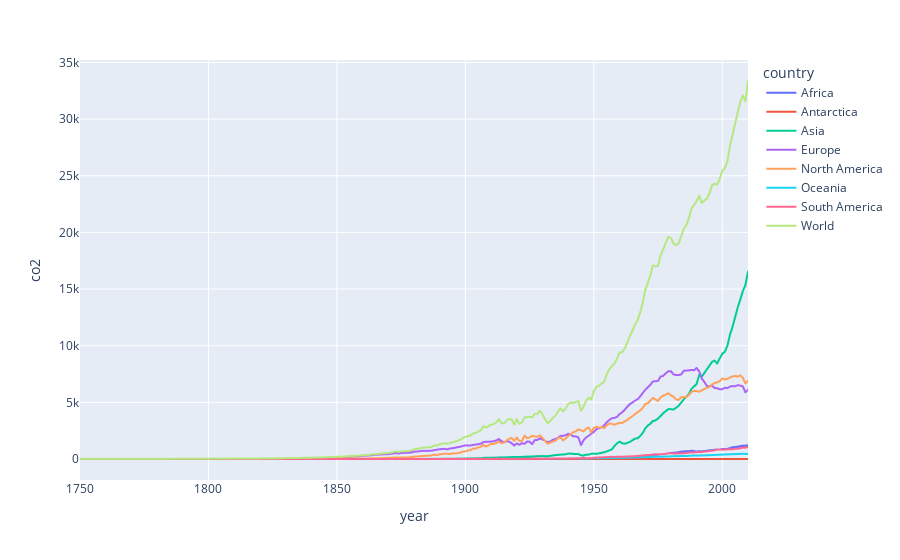

Notebook code for this chart:
### Code cell
fig_0.show()

### Figure 1 — Plotly figure (JSON) as saved in the notebook; plotly's stock layout.template omitted (floating-point values rounded to 4 significant figures; data arrays with more than 128 entries replaced by an {"elided": "..."} marker saying what was removed)
{"data": [{"hovertemplate": "country=Africa<br>year=%{x}<br>co2=%{y}<extra></extra>", "legendgroup": "Africa", "line": {"color": "#636efa", "dash": "solid"}, "marker": {"symbol": "circle"}, "mode": "lines", "name": "Africa", "showlegend": true, "type": "scattergl", "x": {"elided": "261 int values"}, "xaxis": "x", "y": {"elided": "261 float values"}, "yaxis": "y"}, {"hovertemplate": "country=Antarctica<br>year=%{x}<br>co2=%{y}<extra></extra>", "legendgroup": "Antarctica", "line": {"color": "#EF553B", "dash": "solid"}, "marker": {"symbol": "circle"}, "mode": "lines", "name": "Antarctica", "showlegend": true, "type": "scattergl", "x": {"elided": "160 int values"}, "xaxis": "x", "y": {"elided": "160 float values"}, "yaxis": "y"}, {"hovertemplate": "country=Asia<br>year=%{x}<br>co2=%{y}<extra></extra>", "legendgroup": "Asia", "line": {"color": "#00cc96", "dash": "solid"}, "marker": {"symbol": "circle"}, "mode": "lines", "name": "Asia", "showlegend": true, "type": "scattergl", "x": {"elided": "261 int values"}, "xaxis": "x", "y": {"elided": "261 float values"}, "yaxis": "y"}, {"hovertemplate": "country=Europe<br>year=%{x}<br>co2=%{y}<extra></extra>", "legendgroup": "Europe", "line": {"color": "#ab63fa", "dash": "solid"}, "marker": {"symbol": "circle"}, "mode": "lines", "name": "Europe", "showlegend": true, "type": "scattergl", "x": {"elided": "261 int values"}, "xaxis": "x", "y": {"elided": "261 float values"}, "yaxis": "y"}, {"hovertemplate": "country=North America<br>year=%{x}<br>co2=%{y}<extra></extra>", "legendgroup": "North America", "line": {"color": "#FFA15A", "dash": "solid"}, "marker": {"symbol": "circle"}, "mode": "lines", "name": "North America", "showlegend": true, "type": "scattergl", "x": {"elided": "261 int values"}, "xaxis": "x", "y": {"elided": "261 float values"}, "yaxis": "y"}, {"hovertemplate": "country=Oceania<br>year=%{x}<br>co2=%{y}<extra></extra>", "legendgroup": "Oceania", "line": {"color": "#19d3f3", "dash": "solid"}, "marker": {"symbol": "circle"}, "mode": "lines", "name": "Oceania", "showlegend": true, "type": "scattergl", "x": {"elided": "261 int values"}, "xaxis": "x", "y": {"elided": "261 float values"}, "yaxis": "y"}, {"hovertemplate": "country=South America<br>year=%{x}<br>co2=%{y}<extra></extra>", "legendgroup": "South America", "line": {"color": "#FF6692", "dash": "solid"}, "marker": {"symbol": "circle"}, "mode": "lines", "name": "South America", "showlegend": true, "type": "scattergl", "x": {"elided": "261 int values"}, "xaxis": "x", "y": {"elided": "261 float values"}, "yaxis": "y"}, {"hovertemplate": "country=World<br>year=%{x}<br>co2=%{y}<extra></extra>", "legendgroup": "World", "line": {"color": "#B6E880", "dash": "solid"}, "marker": {"symbol": "circle"}, "mode": "lines", "name": "World", "showlegend": true, "type": "scattergl", "x": {"elided": "261 int values"}, "xaxis": "x", "y": {"elided": "261 float values"}, "yaxis": "y"}], "layout": {"legend": {"title": {"text": "country"}, "tracegroupgap": 0}, "margin": {"t": 60}, "xaxis": {"anchor": "y", "domain": [0, 1], "title": {"text": "year"}}, "yaxis": {"anchor": "x", "domain": [0, 1], "title": {"text": "co2"}}}}
